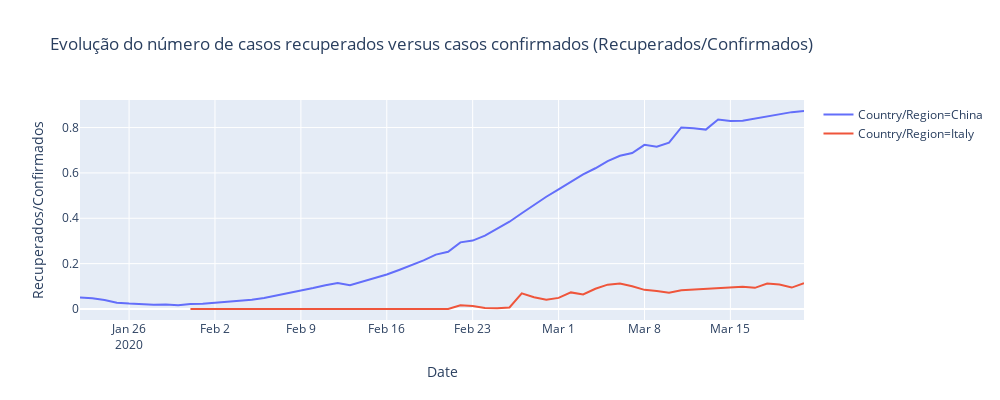

The code cell stored with this chart in its notebook:
### Code cell
temp['Recuperados/Confirmados'] = temp['Recovered']/temp['Confirmed']

fig = px.line(temp, x="Date", y="Recuperados/Confirmados", color='Country/Region',  height=400,width=1000,
             title='Evolução do número de casos recuperados versus casos confirmados (Recuperados/Confirmados)')
fig.show()

### Figure 1 — Plotly figure (JSON) as saved in the notebook; plotly's stock layout.template omitted (floating-point values rounded to 4 significant figures)
{"data": [{"hoverlabel": {"namelength": 0}, "hovertemplate": "Country/Region=China<br>Date=%{x}<br>Recuperados/Confirmados=%{y}", "legendgroup": "Country/Region=China", "line": {"color": "#636efa", "dash": "solid"}, "mode": "lines", "name": "Country/Region=China", "showlegend": true, "type": "scatter", "x": ["2020-01-22", "2020-01-23", "2020-01-24", "2020-01-25", "2020-01-26", "2020-01-27", "2020-01-28", "2020-01-29", "2020-01-30", "2020-01-31", "2020-02-01", "2020-02-02", "2020-02-03", "2020-02-04", "2020-02-05", "2020-02-06", "2020-02-07", "2020-02-08", "2020-02-09", "2020-02-10", "2020-02-11", "2020-02-12", "2020-02-13", "2020-02-14", "2020-02-15", "2020-02-16", "2020-02-17", "2020-02-18", "2020-02-19", "2020-02-20", "2020-02-21", "2020-02-22", "2020-02-23", "2020-02-24", "2020-02-25", "2020-02-26", "2020-02-27", "2020-02-28", "2020-02-29", "2020-03-01", "2020-03-02", "2020-03-03", "2020-03-04", "2020-03-05", "2020-03-06", "2020-03-07", "2020-03-08", "2020-03-09", "2020-03-10", "2020-03-11", "2020-03-12", "2020-03-13", "2020-03-14", "2020-03-15", "2020-03-16", "2020-03-17", "2020-03-18", "2020-03-19", "2020-03-20", "2020-03-21"], "xaxis": "x", "y": [0.05119, 0.04695, 0.0393, 0.02788, 0.02376, 0.02026, 0.01838, 0.01977, 0.01662, 0.02201, 0.02303, 0.02788, 0.03118, 0.03559, 0.04082, 0.04849, 0.05858, 0.07051, 0.08122, 0.09222, 0.1046, 0.1142, 0.1045, 0.1197, 0.1366, 0.1521, 0.172, 0.1915, 0.2141, 0.2399, 0.252, 0.2938, 0.3017, 0.3238, 0.3559, 0.3848, 0.4219, 0.4588, 0.495, 0.5277, 0.5623, 0.5934, 0.6206, 0.652, 0.6755, 0.6875, 0.7238, 0.7156, 0.7334, 0.8004, 0.7973, 0.791, 0.8353, 0.8291, 0.8296, 0.8396, 0.8463, 0.8574, 0.868, 0.873], "yaxis": "y"}, {"hoverlabel": {"namelength": 0}, "hovertemplate": "Country/Region=Italy<br>Date=%{x}<br>Recuperados/Confirmados=%{y}", "legendgroup": "Country/Region=Italy", "line": {"color": "#EF553B", "dash": "solid"}, "mode": "lines", "name": "Country/Region=Italy", "showlegend": true, "type": "scatter", "x": ["2020-01-31", "2020-02-07", "2020-02-21", "2020-02-22", "2020-02-23", "2020-02-24", "2020-02-25", "2020-02-26", "2020-02-27", "2020-02-28", "2020-02-29", "2020-03-01", "2020-03-02", "2020-03-03", "2020-03-04", "2020-03-05", "2020-03-06", "2020-03-07", "2020-03-08", "2020-03-09", "2020-03-10", "2020-03-11", "2020-03-14", "2020-03-16", "2020-03-17", "2020-03-18", "2020-03-19", "2020-03-20", "2020-03-21"], "xaxis": "x", "y": [0, 0, 0, 0.01613, 0.0129, 0.004367, 0.003106, 0.006623, 0.0687, 0.0518, 0.04078, 0.049, 0.07318, 0.06395, 0.08935, 0.1073, 0.1128, 0.1001, 0.08434, 0.07894, 0.07134, 0.08287, 0.0937, 0.09825, 0.09335, 0.1127, 0.1082, 0.09443, 0.1133], "yaxis": "y"}], "layout": {"height": 400, "legend": {"tracegroupgap": 0}, "title": {"text": "Evolução do número de casos recuperados versus casos confirmados (Recuperados/Confirmados)"}, "width": 1000, "xaxis": {"anchor": "y", "autorange": true, "domain": [0, 1], "range": ["2020-01-22", "2020-03-21"], "title": {"text": "Date"}, "type": "date"}, "yaxis": {"anchor": "x", "autorange": true, "domain": [0, 1], "range": [-0.0485, 0.9215], "title": {"text": "Recuperados/Confirmados"}, "type": "linear"}}}
